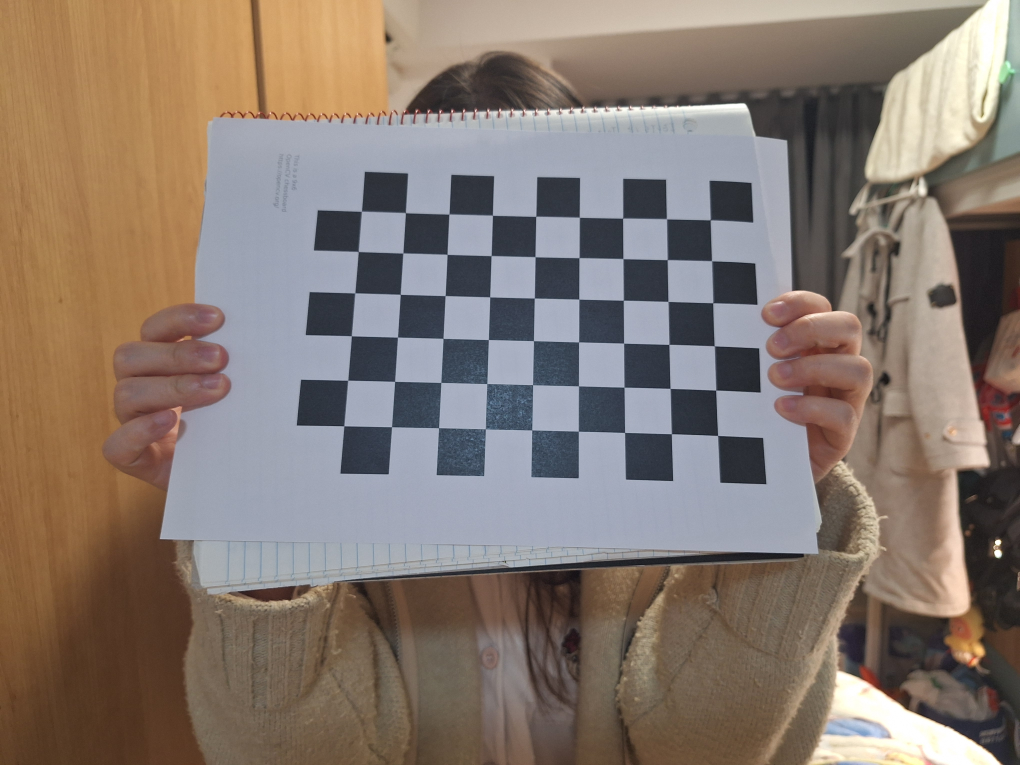
#> input picture assets/calibration_images/20261126_224851.jpg, 4080 x 3060 px (shown at 1/4 size); its folder holds 4 pictures in this run
$ python calibrate.py
#> lines starting #> are read from the running program, lines starting #| are printed output that depends on the picture
import os
import glob
import argparse
import numpy as np
import cv2


def calibrate_camera(image_dir: str, rows: int, cols: int, square_size: float, output_path: str, show_corners: bool = False):
    """
    使用棋盘格图像标定相机内参矩阵 K 和畸变系数 D。

    参数:
        image_dir: 标定图像所在文件夹路径
        rows: 棋盘格内角点行数 (例如 6)
        cols: 棋盘格内角点列数 (例如 9)
        square_size: 单个棋盘格方格的实际物理边长 (单位: 米, 例如 0.025)
        output_path: 输出 .npz 文件路径
        show_corners: 是否可视化检测到的角点
    """
#> called with image_dir = 'assets/calibration_images', rows = 6, cols = 9, square_size = 0.025, output_path = 'assets/camera_params.npz', show_corners = False
    # 亚像素角点优化终止条件
    criteria = (cv2.TERM_CRITERIA_EPS + cv2.TERM_CRITERIA_MAX_ITER, 30, 0.001)

    # 构建世界坐标系下的 3D 棋盘格角点坐标 (Z=0 平面)
    # 形状: (rows * cols, 3)
    objp = np.zeros((rows * cols, 3), np.float32)
    objp[:, :2] = np.mgrid[0:cols, 0:rows].T.reshape(-1, 2) * square_size

    objpoints = []  # 3D 世界坐标点集合
    imgpoints = []  # 2D 图像像素坐标点集合

    # 支持常见图片后缀
    extensions = ("*.jpg", "*.jpeg", "*.png", "*.bmp")
    image_paths = []
    for ext in extensions:
        image_paths.extend(glob.glob(os.path.join(image_dir, ext)))
#> pass 2 of the loop in calibrate_camera, `for ext in extensions:`:
#> pass 3 of the loop in calibrate_camera, `for ext in extensions:`:
#> the loop made 4 passes; the first 3 are shown
    image_paths = sorted(image_paths)

    if not image_paths:
        raise FileNotFoundError(f"No calibration images found in directory '{image_dir}'! ")

    img_size = None
    valid_count = 0

    for fname in image_paths:
        img = cv2.imread(fname)
#> img is the input picture: shape (3060, 4080, 3); mean B, G, R 111.2, 120.6, 134.3
        if img is None:
            print(f"[Warning] Unable to read image: {fname}")
            continue

        gray = cv2.cvtColor(img, cv2.COLOR_BGR2GRAY)
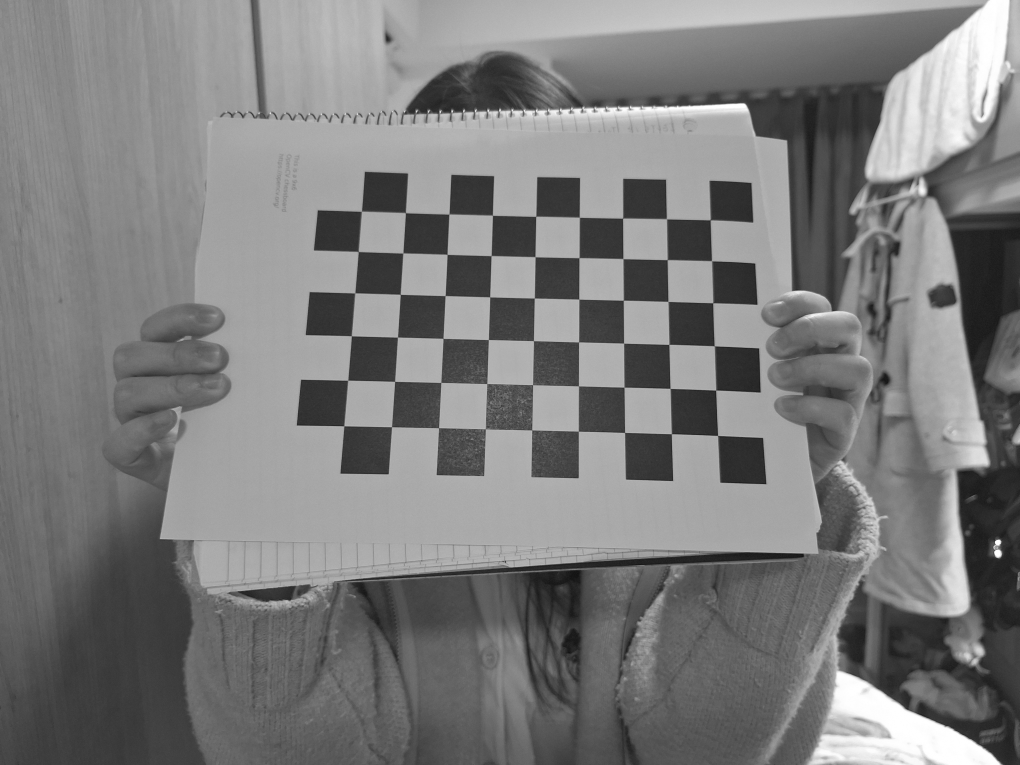
#> gray: shape (3060, 4080) (shown at 1/4 size); min 9, max 255, mean 123.7
        if img_size is None:
            img_size = (gray.shape[1], gray.shape[0])  # (width, height)
#> img_size = (4080, 3060)

        # 查找棋盘格内角点
        ret, corners = cv2.findChessboardCorners(gray, (cols, rows), None)
#> ret = True; corners = 54 rows, first 8: [2870.9, 1742.7], [2686.1, 1737.2], [2500, 1731.2], [2312.7, 1726.3], [2128.4, 1720.8], [1942.7, 1716.8], [1756.1, 1712.6], [1567.8, 1708.4]

        if ret:
            valid_count += 1
            objpoints.append(objp)

            # 亚像素级角点精确化
            corners_subpix = cv2.cornerSubPix(gray, corners, (11, 11), (-1, -1), criteria)
#> corners_subpix = 54 rows, first 8: [2871.3, 1742.9], [2686.3, 1736.7], [2499.5, 1730.9], [2314.2, 1725.9], [2128.4, 1720.9], [1942.5, 1716.4], [1755.5, 1712.3], [1567.8, 1708.4]
            imgpoints.append(corners_subpix)
            print(f"[Success] Corner detected: {os.path.basename(fname)}")

            if show_corners:
                vis = img.copy()
                cv2.drawChessboardCorners(vis, (cols, rows), corners_subpix, ret)
                cv2.imshow("Chessboard Corners", vis)
                cv2.waitKey(200)
        else:
            print(f"[Skip] Failed to detect full corner: {os.path.basename(fname)}")
#> pass 2 of the loop in calibrate_camera, `for fname in image_paths:`:
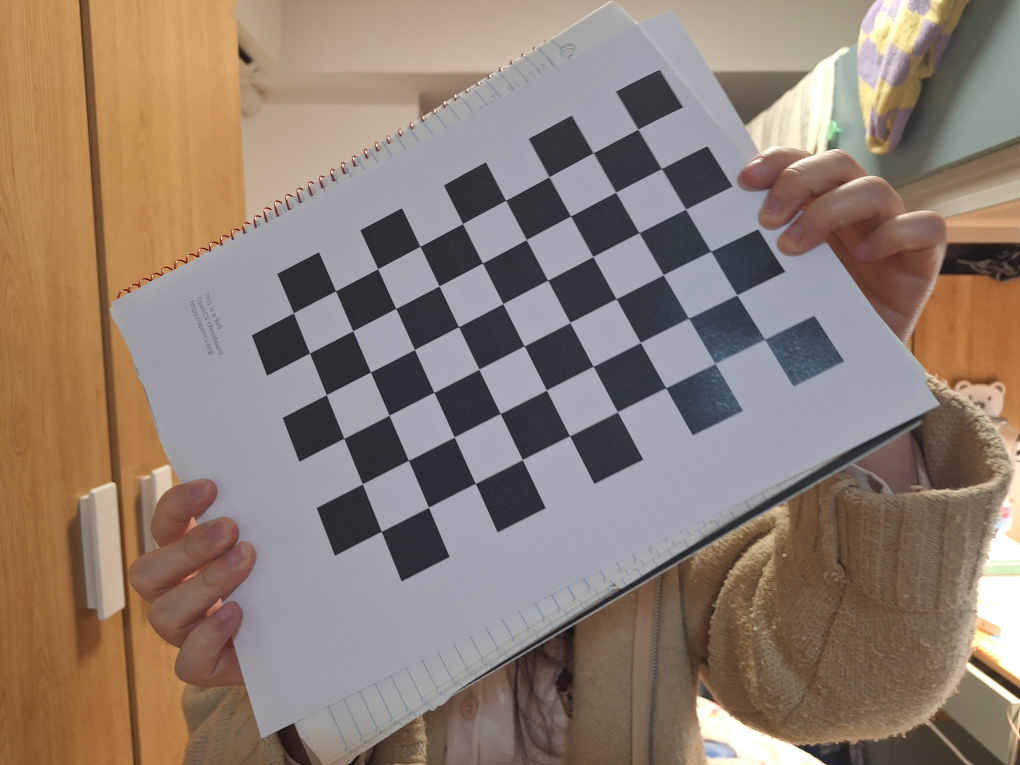
#> input picture assets/calibration_images/20261126_224857.jpg, 4080 x 3060 px (shown at 1/4 size)
#> in calibrate_camera, img is the input picture: shape (3060, 4080, 3); mean B, G, R 115.1, 126.6, 142.6
#> in calibrate_camera, `gray = cv2.cvtColor(img, cv2.COLOR_BGR2GRAY)`:
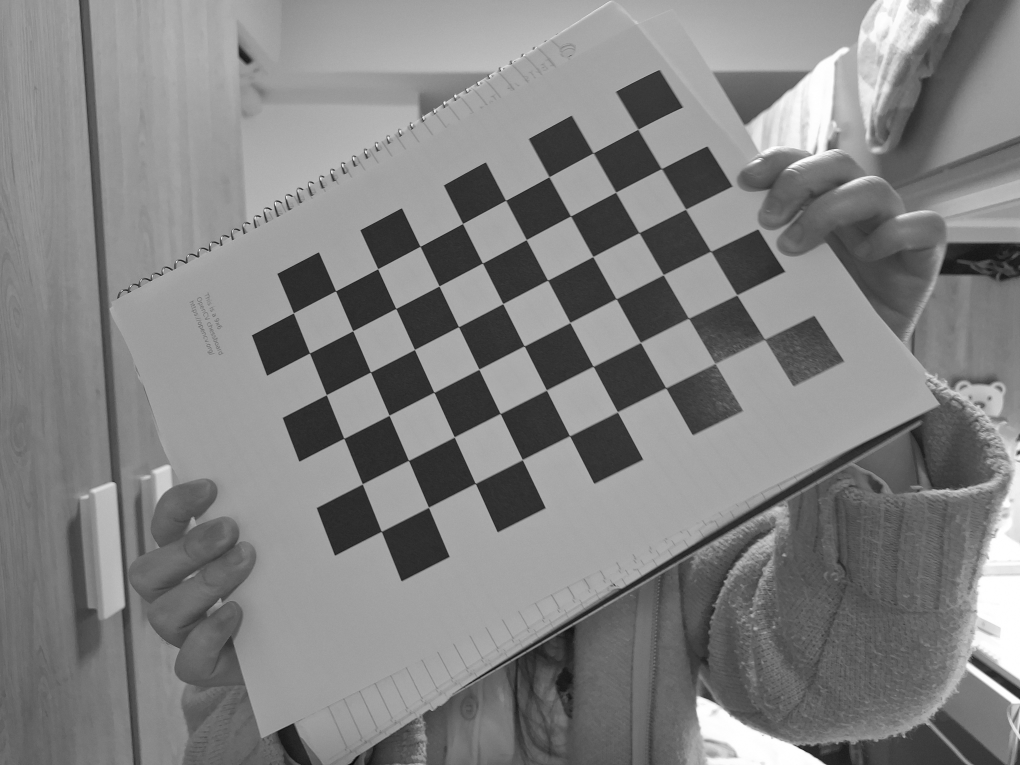
#> gray: shape (3060, 4080) (shown at 1/4 size); min 1, max 255, mean 130.1
#> corners = 54 rows, first 8: [3059.5, 1358], [2861.5, 1455], [2664, 1552.5], [2471, 1649], [2279.5, 1745], [2090, 1839.5], [1902, 1935], [1714.6, 2028.3]
#> corners_subpix = 54 rows, first 8: [3059.7, 1358.7], [2861.4, 1455.7], [2663.7, 1552.5], [2470.9, 1648.7], [2279.4, 1744.4], [2090.5, 1840], [1902.3, 1934.7], [1715.2, 2030.4]
#> pass 3 of the loop in calibrate_camera, `for fname in image_paths:`:
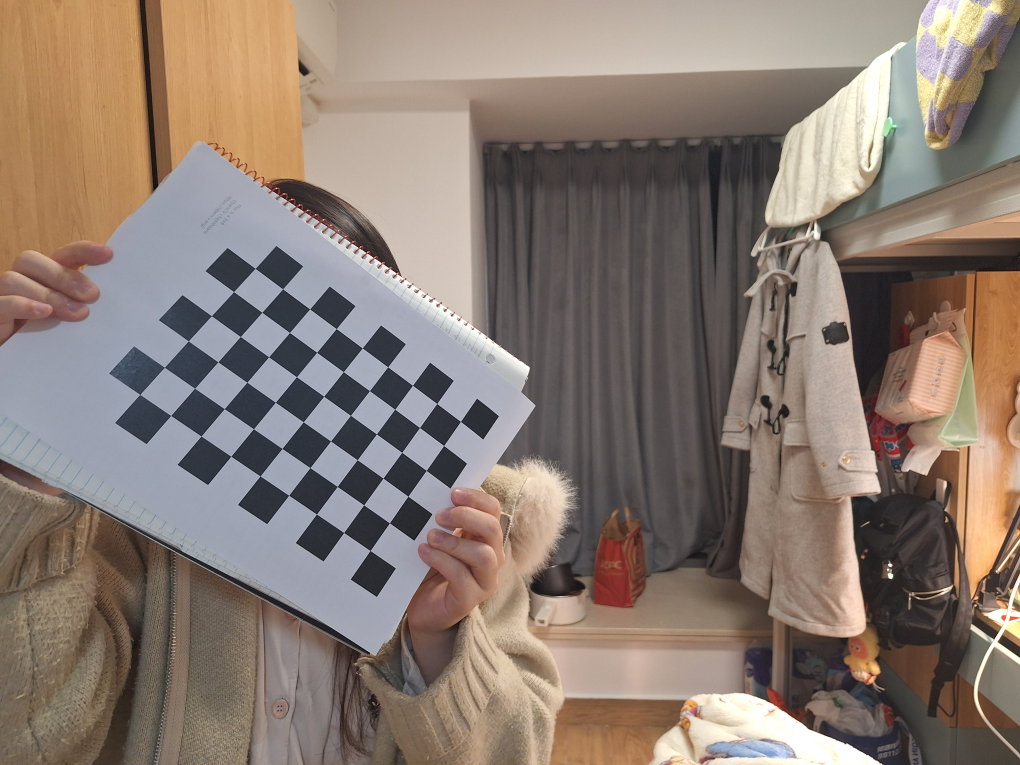
#> input picture assets/calibration_images/20261126_224900.jpg, 4080 x 3060 px (shown at 1/4 size)
#> in calibrate_camera, img is the input picture: shape (3060, 4080, 3); mean B, G, R 113.7, 123.5, 138.1
#> in calibrate_camera, `gray = cv2.cvtColor(img, cv2.COLOR_BGR2GRAY)`:
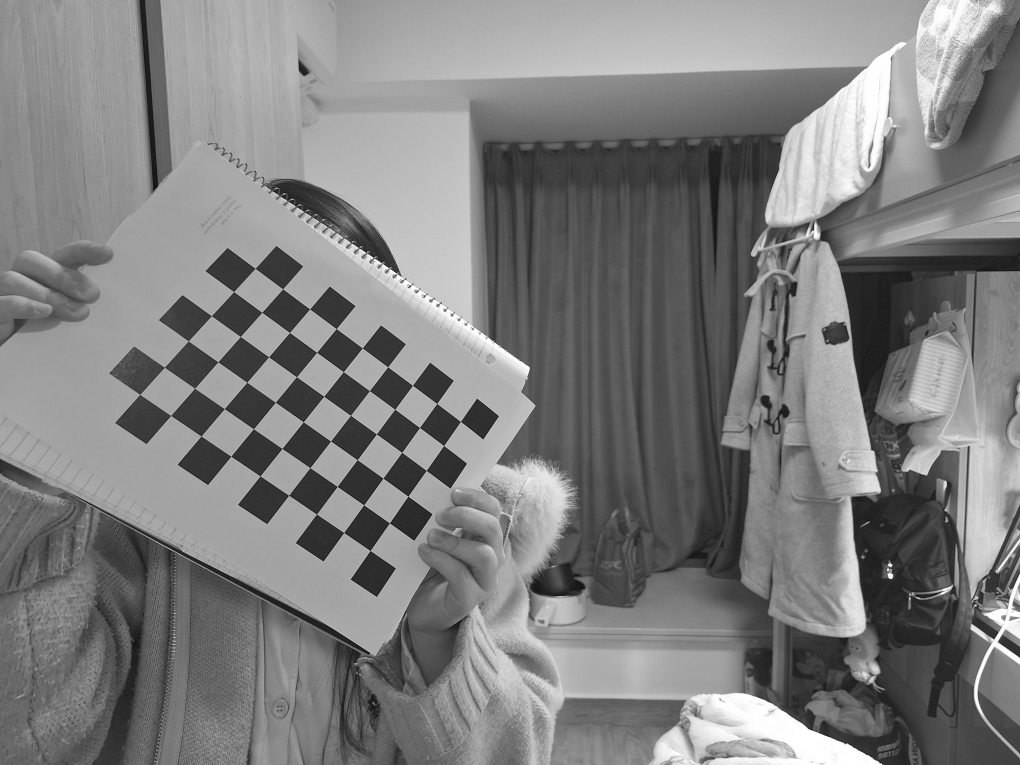
#> gray: shape (3060, 4080) (shown at 1/4 size); min 0, max 255, mean 126.8
#> corners = 54 rows, first 8: [1481.5, 2203.3], [1376.5, 2131.5], [1267.5, 2057.3], [1156.2, 1982.1], [1041.6, 1904.8], [925.4, 1825.8], [805.4, 1745.3], [684.5, 1662.9]
#> corners_subpix = 54 rows, first 8: [1481.7, 2203.4], [1376.4, 2131.4], [1267.5, 2057.5], [1156.4, 1982.2], [1041.7, 1904.9], [925.1, 1826], [805.6, 1745.5], [684.5, 1663]
#> the loop made 4 passes; the first 3 are shown

    if show_corners:
        cv2.destroyAllWindows()

    if valid_count < 3:
        raise RuntimeError(f"There are too few valid calibration images (Only {valid_count})， please provide at least 10~20 clear checkerboard photos. ")

    print(f"\nPerforming camera calibration based on {valid_count}/{len(image_paths)} valid images...")
    ret, camera_matrix, dist_coeffs, rvecs, tvecs = cv2.calibrateCamera(
        objpoints, imgpoints, img_size, None, None
    )

    # 计算所有有效图像的平均重投影误差 (Mean Reprojection Error)
    total_error = 0.0
    for i in range(len(objpoints)):
        imgpoints_proj, _ = cv2.projectPoints(objpoints[i], rvecs[i], tvecs[i], camera_matrix, dist_coeffs)
        pts_gt = imgpoints[i].reshape(-1, 2).astype(np.float64)
        pts_proj = imgpoints_proj.reshape(-1, 2).astype(np.float64)
        error = cv2.norm(pts_gt, pts_proj, cv2.NORM_L2) / len(pts_gt)
        total_error += error
    mean_reproj_error = total_error / len(objpoints)

    # 确保输出目录存在并保存标准键名
    os.makedirs(os.path.dirname(output_path) or ".", exist_ok=True)
    np.savez(
        output_path,
        camera_matrix=camera_matrix.astype(np.float64),
        dist_coeffs=dist_coeffs.astype(np.float64),
        mean_reproj_error=np.float64(mean_reproj_error)
    )

    print("\n================ Camera calibration results ================")
    print(f"Calibration parameters have been saved to: {output_path}")
    print(f"Camera intrinsic reference matrix camera_matrix (K):\n{camera_matrix}")
    print(f"Coefficient of distortion dist_coeffs (D):\n{dist_coeffs}")
    print(f"Mean Reprojection Error: {mean_reproj_error:.4f} px")
    print("==============================================")


if __name__ == "__main__":
    parser = argparse.ArgumentParser(description="Camera Calibration using Planar Chessboard")
    parser.add_argument("--image_dir", type=str, default="assets/calibration_images", help="Catalog of calibration images")
    parser.add_argument("--rows", type=int, default=6, help="The number of rows of corner points in the checkerboard")
    parser.add_argument("--cols", type=int, default=9, help="The number of corner points in the checkerboard")
    parser.add_argument("--square_size", type=float, default=0.025, help="Physical side length of a single square (in meters)")
    parser.add_argument("--output", type=str, default="assets/camera_params.npz", help="Output calibration file save path")
    parser.add_argument("--show", action="store_true", help="Whether to display the corner detection window")
    args = parser.parse_args()

    calibrate_camera(args.image_dir, args.rows, args.cols, args.square_size, args.output, args.show)
